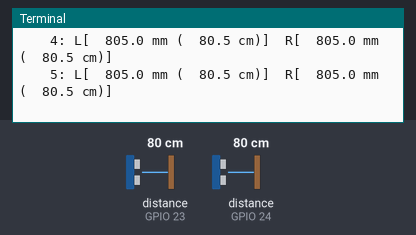
A program run on a simulated Raspberry Pi (BCM pin numbers). Shown: the last lines printed to the terminal. The inputs (shaded band) are chosen by the test bench; at power-on: distance to the obstacle (sensors on GPIO 23, GPIO 24) 80 cm. The echo pulse lasts 58.3 µs per cm.

Above: at 1.2 s.
1.3 s: distance to the obstacle (sensor on GPIO 23) set to 2 cm
At 1.55 s:
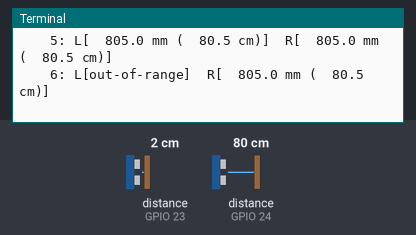
3.1 s: distance to the obstacle (sensor on GPIO 24) set to 2 cm
At 3.35 s:
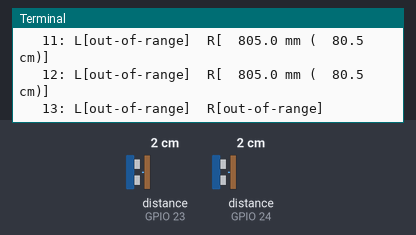
4.9 s: distance to the obstacle (sensor on GPIO 23) set to 4 cm
At 5.36 s:
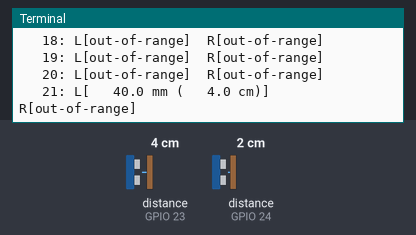
6.9 s: distance to the obstacle (sensor on GPIO 24) set to 4 cm
At 7.13 s:
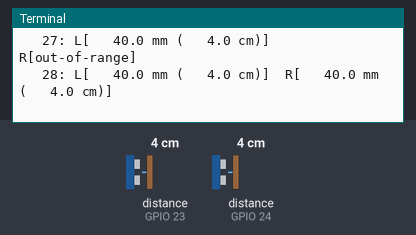
8.7 s: distance to the obstacle (sensor on GPIO 23) set to 299 cm
At 9.18 s:
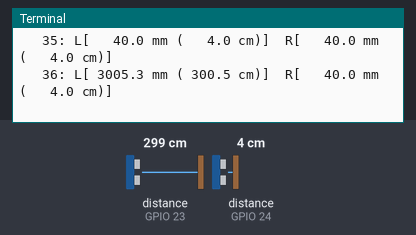

Measured:
- after the input at 1.3 s, the terminal: prints a new line after 0.07 s (image 1)
- after the input at 3.1 s, the terminal: prints a new line after 0.06 s (image 2)
- after the input at 4.9 s, the terminal: prints a new line after 0.28 s (image 3)
- after the input at 6.9 s, the terminal: prints a new line after 0.05 s (image 4)
- after the input at 8.7 s, the terminal: prints a new line after 0.29 s (image 5)

The program:

pi_ultrasonic_dual.py
```python
#!/usr/bin/env python3
"""
Read two Grove Ultrasonic single-wire sensors connected directly to Raspberry Pi GPIO.

Uses lgpio directly (the kernel-level GPIO library) for reliable pin lifecycle
management.  Avoids RPi.GPIO's rpi-lgpio wrapper which cannot re-claim pins
across runs that crashed without cleanup.

Example:
  python3 pi_ultrasonic_dual.py --left-gpio 23 --right-gpio 24
"""

import argparse
import sys
import time

import lgpio


def read_distance_mm(h: int, gpio: int, timeout_us: int = 30000):
    """Single-wire trigger + echo using lgpio handle *h*."""
    # -- Trigger: pull low, pulse high 10 µs, pull low --
    lgpio.gpio_claim_output(h, gpio, 0)
    time.sleep(2e-6)
    lgpio.gpio_write(h, gpio, 1)
    time.sleep(10e-6)
    lgpio.gpio_write(h, gpio, 0)
    lgpio.gpio_free(h, gpio)

    # -- Echo: switch to input and time the return pulse --
    lgpio.gpio_claim_input(h, gpio)

    start_ns = time.perf_counter_ns()
    timeout_ns = int(timeout_us * 1000)
    while lgpio.gpio_read(h, gpio) == 0:
        if (time.perf_counter_ns() - start_ns) > timeout_ns:
            lgpio.gpio_free(h, gpio)
            return None, "wait-timeout"

    rise_ns = time.perf_counter_ns()
    while lgpio.gpio_read(h, gpio) == 1:
        if (time.perf_counter_ns() - rise_ns) > timeout_ns:
            lgpio.gpio_free(h, gpio)
            return None, "pulse-timeout"

    fall_ns = time.perf_counter_ns()
    lgpio.gpio_free(h, gpio)

    pulse_us = (fall_ns - rise_ns) / 1000.0
    distance_mm = (pulse_us * 10.0) / 58.0
    if distance_mm < 20.0 or distance_mm > 3500.0:
        return None, "out-of-range"

    return distance_mm, None


def fmt(dist_mm, err):
    if err:
        return err
    return f"{dist_mm:7.1f} mm ({dist_mm / 10.0:6.1f} cm)"


def main():
    parser = argparse.ArgumentParser(description="Dual Grove ultrasonic test on Raspberry Pi")
    parser.add_argument("--left-gpio", type=int, default=23, help="BCM GPIO for left sensor SIG (default: 23)")
    parser.add_argument("--right-gpio", type=int, default=24, help="BCM GPIO for right sensor SIG (default: 24)")
    parser.add_argument("--interval", type=float, default=0.2, help="seconds between loops (default: 0.2)")
    parser.add_argument("--inter-sensor-gap", type=float, default=0.05, help="seconds between left/right trigger (default: 0.05)")
    parser.add_argument("--timeout-us", type=int, default=30000, help="echo timeout in microseconds (default: 30000)")
    parser.add_argument("--count", type=int, default=0, help="number of loops; 0 = run forever")
    parser.add_argument("--gpiochip", type=int, default=None,
                        help="gpiochip device number (default: auto-detect; 4 on Pi 5, 0 on Pi 4)")
    args = parser.parse_args()

    if args.left_gpio == args.right_gpio:
        print("ERROR: --left-gpio and --right-gpio must be different")
        sys.exit(2)

    # Auto-detect gpiochip: Pi 5 uses gpiochip4 (RP1), Pi 4 and earlier use 0.
    if args.gpiochip is not None:
        chip = args.gpiochip
    else:
        import os
        if os.path.exists("/dev/gpiochip4"):
            chip = 4   # Raspberry Pi 5
        else:
            chip = 0   # Raspberry Pi 4 / earlier

    try:
        h = lgpio.gpiochip_open(chip)
    except lgpio.error as e:
        print(f"ERROR: cannot open gpiochip{chip}: {e}")
        print("Run with sudo, or add your user to the gpio/dialout group.")
        print("You can also specify --gpiochip N manually.")
        sys.exit(2)

    # Ensure target GPIOs are free on this handle (safe even if not claimed).
    for g in (args.left_gpio, args.right_gpio):
        try:
            lgpio.gpio_free(h, g)
        except lgpio.error:
            pass

    # Verify we can actually claim the GPIOs before entering the main loop.
    # If another process holds them, give a clear diagnostic instead of crashing.
    for g in (args.left_gpio, args.right_gpio):
        try:
            lgpio.gpio_claim_input(h, g)
            lgpio.gpio_free(h, g)
        except lgpio.error:
            # Find the offending process
            import subprocess
            holder = ""
            try:
                out = subprocess.check_output(
                    ["fuser", f"/dev/gpiochip{chip}"],
                    stderr=subprocess.STDOUT, text=True
                ).strip()
                if out:
                    holder = f"\n  PIDs using /dev/gpiochip{chip}: {out}"
                    holder += "\n  Kill them first, e.g.:  kill " + out.split()[-1]
            except Exception:
                pass
            print(
                f"ERROR: GPIO {g} is busy — another process already has it claimed.{holder}"
            )
            lgpio.gpiochip_close(h)
            sys.exit(1)

    print(
        f"Reading dual ultrasonic: left=GPIO{args.left_gpio}, right=GPIO{args.right_gpio} "
        f"(Ctrl+C to stop)"
    )

    loop_idx = 0
    try:
        while True:
            loop_idx += 1

            left_mm, left_err = read_distance_mm(h, args.left_gpio, args.timeout_us)
            time.sleep(max(0.0, args.inter_sensor_gap))
            right_mm, right_err = read_distance_mm(h, args.right_gpio, args.timeout_us)

            print(
                f"{loop_idx:5d}: "
                f"L[{fmt(left_mm, left_err)}]  "
                f"R[{fmt(right_mm, right_err)}]"
            )

            if args.count > 0 and loop_idx >= args.count:
                break
            time.sleep(max(0.0, args.interval))
    except KeyboardInterrupt:
        pass
    finally:
        for g in (args.left_gpio, args.right_gpio):
            try:
                lgpio.gpio_free(h, g)
            except lgpio.error:
                pass
        lgpio.gpiochip_close(h)


if __name__ == "__main__":
    main()
```
